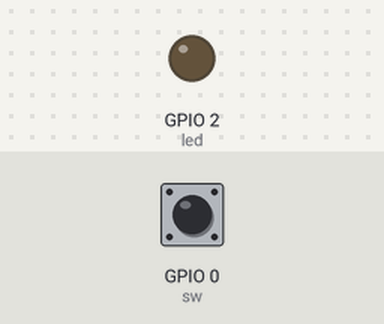
The program below on a simulated ESP32 board running MicroPython. Shown: output pins drawn as LEDs (lit = HIGH). The inputs (shaded band) are chosen by the test bench; at power-on: GPIO 0 (sw) HIGH.

Above: at 1.2 s.
1.3 s: GPIO 0 (sw) pulled LOW for 0.15 s
At 1.7 s:
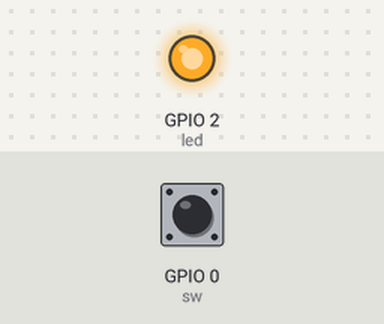
2.9 s: GPIO 0 (sw) pulled LOW for 1 s
At 4.1 s:
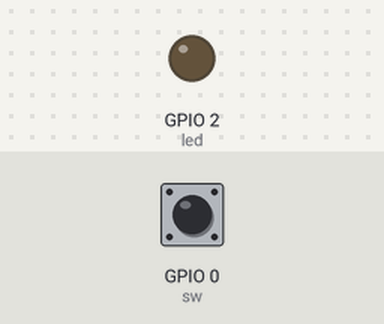
5.4 s: GPIO 0 (sw) pulled LOW for 3.2 s
At 6.0 s:
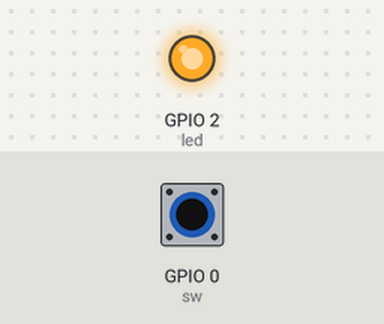
Timing chart, 0 to 8.4 s (numbered marks = the images above; inputs shaded):
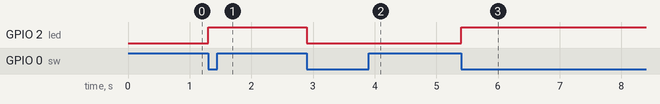

The program:

______.py
```python
import machine
led = machine.Pin(2,machine.Pin.OUT)  #定义led为输出
sw = machine.Pin(0,machine.Pin.IN)    #定义sw为输入

def handle_interrupt(pin):        #中断服务函数
    led.value(not led.value())  #led取反

#外部中断定义 下降沿触发 并命名中断服务函数
sw.irq(trigger=machine.Pin.IRQ_FALLING, handler=handle_interrupt)
```

Measured:
- after the input at 1.3 s, GPIO 2 (led): LOW → HIGH at once
- after the input at 2.9 s, GPIO 2 (led): HIGH → LOW at once
- after the input at 5.4 s, GPIO 2 (led): LOW → HIGH at once
